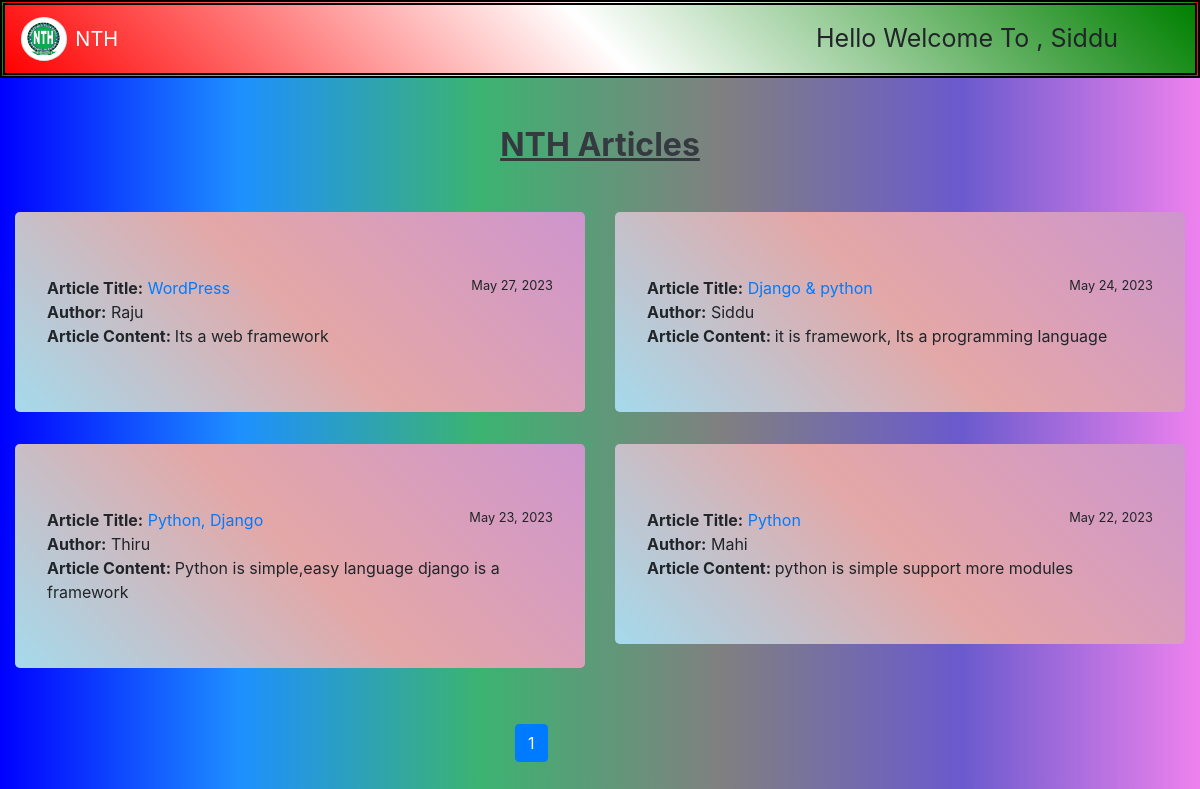
The app's page / (signed in) with its own data.
### app/models.py (models this page shows, shortened)
class Post(models.Model):
    title = models.CharField(max_length=100)
    slug = models.SlugField(max_length=100)
    author = models.ForeignKey(User, on_delete = models.CASCADE)
    body = models.TextField()
    likes = models.ManyToManyField(User, related_name = 'likes')
    created_date = models.DateField(max_length=50, auto_now_add=True)
    updated_date = models.DateField(max_length=50, auto_now=True)

### app/views.py (the view)
# urls.py: path('',views.post_list, name='post_list'),
def post_list(request):
    posts_list = Post.objects.all().order_by('-id')
    query = request.GET.get('query')
    if query:
        posts = Post.objects.filter(
        Q(title__contains = query) |
        Q(author__username = query) |
        Q(body__contains = query)
        )
    paginator = Paginator(posts_list,4)
    page = request.GET.get('page')
    try:
        posts = paginator.page(page)
    except PageNotAnInteger:
        posts = paginator.page(1)
    except EmptyPage:
        posts = paginator.page(paginator.num_pages)
    return render(request, 'post_list.html',{'posts':posts})

### templates/post_list.html (shortened to what this page needs)
{% extends 'base.html' %}
    {% block content %}
    <div class="container-fluid">
      <div class="row">
        {% for i in posts %}
          <div class="col-md-6" >
            <div class="jumbotron"
            style="background-image: linear-gradient(45deg,rgb(165, 218, 236),rgb(228, 167, 167),rgb(206, 149, 206));">
              <b>Article Title:</b> <a href="{% url 'post_detail' i.id i.slug %}">{{ i.title }}</a>
              <small style="float:right">{{ i.created_date }}</small><br>
              <b>Author:</b>  {{ i.author }} <br>
              <b>Article Content: </b> {{ i.body }} <br>
            </div>
          </div>
        {% empty %}
          <div class="container m-5">
            <div class="jumbotron m-5">
              <h1 class="text-center">No Articles Availble</h1>
            </div>
          </div>
        {% endfor %}
      </div>
    </div>
    <br>
    <div class="offset-md-5 col-md-5">
    <ul class="pagination">
      {% for p in posts.paginator.page_range %}
        {% if posts.number == p %}
            <li class="page-item active">
                <a class="page-link" href="?page={{ p }}">{{ p }}</a>
            </li>
        {% else %}
        <li class="page-item">
            <a class="page-link" href="?page={{ p }}">{{ p }}</a>
        </li>
        {% endif %}
      {% endfor %}
    </ul>
  </div>
    {% endblock %}

### templates/navbar.html (shortened to what this page needs)
{% load static %}
<nav class="navbar navbar-expand-lg navbar-dark"
style="background-image:linear-gradient(45deg,red,white,green); border: 5px double black;">
  <img src="{% static 'images/logo.png' %}" style="width:4%; height:4%; border-radius:50%;" class="img-thumbnail mr-2">
  <a class="navbar-brand" href="#">NTH</a>
  <div class="collapse navbar-collapse" id="navbarSupportedContent">
    <ul class="navbar-nav">
      {% if request.user.is_authenticated %}
      <li class="nav-item">
        <a href="{% url 'loginhome' %}" class="btn mr-5" style="font-size:25px;">  Hello Welcome To , {{ request.user|capfirst }} </a>
      </li>
      {% else %}
      <li class="nav-item">
          <a class="btn btn-light mr-5" href="{% url 'user_login' %}">Login</a>
          <a class="btn btn-light mr-5" href="{% url 'signup' %}">Signup</a>
      </li>
      {% endif %}
    </ul>
  </div>
</nav>

### templates/base.html (style rules this page uses)
body { background-image: linear-gradient(90deg,blue,DodgerBlue,MediumSeaGreen,Gray,SlateBlue,Violet); }

### records on screen
Post: title "WordPress", created_date "May 27, 2023", author "Raju", body "Its a web framework"
Post: title "Django & python", created_date "May 24, 2023", author "Siddu", body "it is framework, Its a programming language"
Post: title "Python, Django", created_date "May 23, 2023", author "Thiru", body "Python is simple,easy language django is a framework"
Post: title "Python", created_date "May 22, 2023", author "Mahi", body "python is simple support more modules"

### other values on screen
{{ request.user|capfirst }} "Siddu"
{{ p }} "1"
